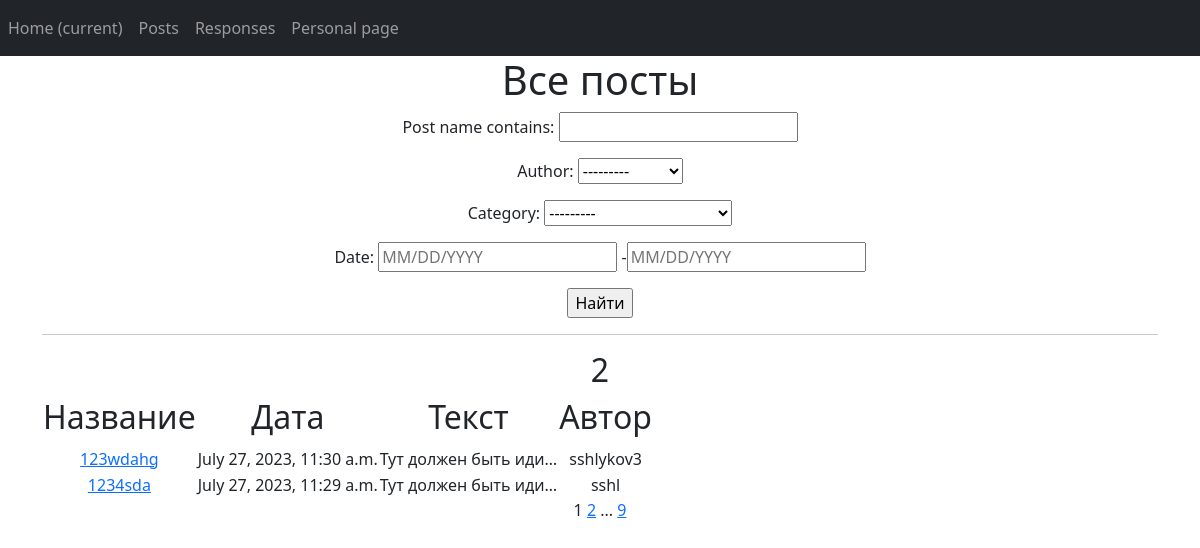
/posts/, run on the app's committed database.
### board/models.py (models this page shows, shortened)
class Post(models.Model):
    author = models.ForeignKey(Author, on_delete=models.CASCADE)
    time_in = models.DateTimeField(auto_now_add=True)
    post_name = models.CharField(max_length=100)
    post_text = models.TextField(default="Тут должен быть идиотский контент, а будет абракадабра, для проверки задания: дурак ываываываф идиот ыафыаываывфа мудак ываф ываф ывп фывп фвап фвп выа фывп фыва выа ыфвп выа фыв афвыа ывф.")
    category = models.ManyToManyField(Category, through='PostCategory')
    file = models.FileField(upload_to='my_downloads', blank=True)

class Author(models.Model):
    user = models.OneToOneField(User, on_delete=models.CASCADE)
    name = models.CharField(max_length=20)
    def __str__(self):
        return f'{self.name}'

### board/views.py (the view)
# urls.py: path('posts/', PostList.as_view(), name='all_posts'),
class PostList(ListView):
    model = Post
    ordering = '-time_in'
    template_name = 'post_list.html'
    context_object_name = 'news_list'
    paginate_by = 2
    def get_queryset(self):
        queryset = super().get_queryset()
        self.filterset = PostFilter(self.request.GET, queryset)
        return self.filterset.qs
    def get_context_data(self, **kwargs):
        context = super().get_context_data(**kwargs)
        context['filterset'] = self.filterset
        return context

### board/models.py (called while the page is built)
    def __str__(self):
        return f'{self.cat_name}'

### templates/post_list.html (shortened to what this page needs)
{% extends 'flatpages/base.html' %}
{% block content %}
   <h1>Все посты</h1>
   <form action="" method="get">
       {{ filterset.form.as_p }}
       <input type="submit" value="Найти" />
   </form>
   <hr>
   {% if news_list %}
    <h2>{{news_list|length}}</h2>
       <table>
           <tr>
               <td><h2>Название</h2></td>
               <td><h2>Дата</h2></td>
               <td><h2>Текст</h2></td>
               <td><h2>Автор</h2></td>
           </tr>
           {% for news in news_list %}
           <tr>
               <td><a href="/posts/{{news.id}}">{{ news.post_name }}</a></td>
               <td>{{ news.time_in| date:'DATETIME_FORMAT' }}</td>
               <td>{{ news.post_text|truncatechars:20 }}</td>
               <td>{{ news.author.name }}</td>
           </tr>
           {% endfor %}
       </table>
   {% else %}
       <h2>Новостей нет!</h2>
   {% endif %}
   {{ page_obj.number }}
   {% if page_obj.has_next %}
       <a href="?page={{ page_obj.next_page_number }}">{{ page_obj.next_page_number }}</a>
       {% if paginator.num_pages != page_obj.next_page_number %}
           ...
           <a href="?page={{ page_obj.paginator.num_pages }}">{{ page_obj.paginator.num_pages }}</a>
       {% endif %}
   {% endif %}
{% endblock content %}

### templates/flatpages/base.html (shortened to what this page needs)
{% load static %}
<!DOCTYPE html>
<html lang="en">
    <head>
        <link href="{% static 'css/styles.css' %}" rel="stylesheet" />
    </head>
    <body>
{% load cache %}
    {% cache 30 nav %}
<nav class="navbar navbar-expand-lg navbar-dark bg-dark static-top">
       <div class="collapse navbar-collapse" id="navbarResponsive">
           <ul class="navbar-nav ml-auto">
               <li class="nav-item active">
                   <a class="nav-link" href="/">Home
                       <span class="sr-only">(current)</span>
                   </a>
               </li>
               <li class="nav-item">
                   <a class="nav-link" href="/posts/">Posts</a>
               </li>
               <li class="nav-item">
                   <a class="nav-link" href="/posts/all_responses/">Responses</a>
               </li>
               <li class="nav-item">
                   <a class="nav-link" href="/personal_page/">Personal page</a>
               </li>
           </ul>
       </div>
</nav>
{% endcache %}
        <div class="container">
        <div class="row">
       <div class="col-lg-12 text-center">
           {% block content %}
           {% endblock content %}
       </div>
   </div>
</div>
    </body>
</html>

### data on the page
Post: post_name "123wdahg", time_in "July 27, 2023, 11:30 a.m.", post_text "Тут должен быть иди…", author.name "sshlykov3"
Post: post_name "1234sda", time_in "July 27, 2023, 11:29 a.m.", post_text "Тут должен быть иди…", author.name "sshl"

### other printed values
{{ news_list|length }} "2"
{{ page_obj.number }} "1"
{{ page_obj.next_page_number }} "2"
{{ page_obj.paginator.num_pages }} "9"
